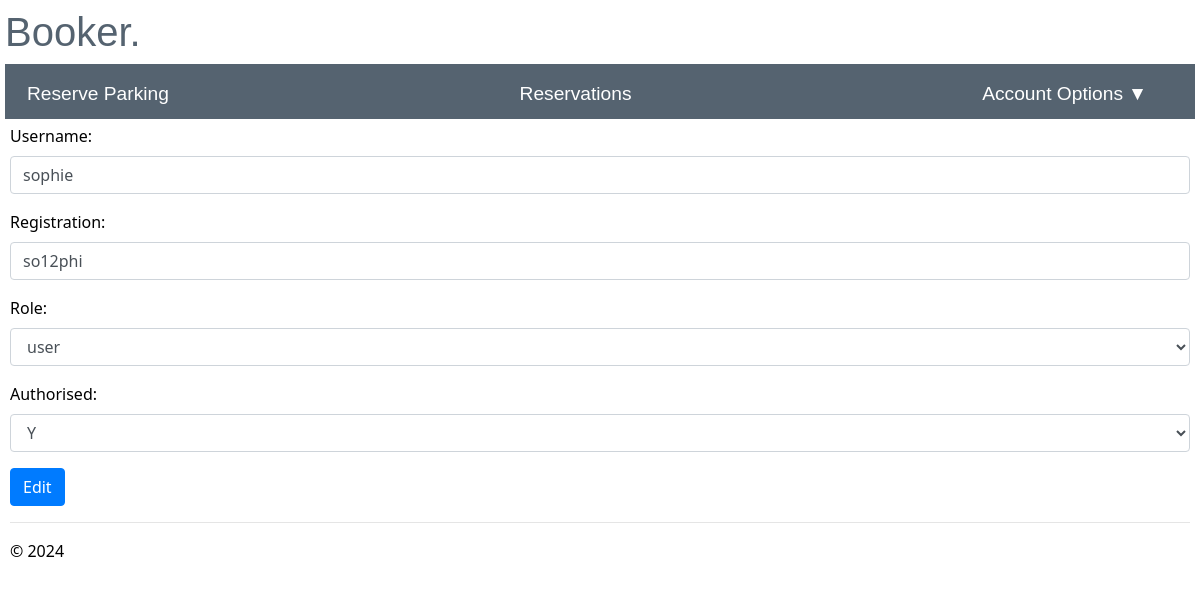
/edit_user/7 (signed in), run on an earlier commit of the app's database.
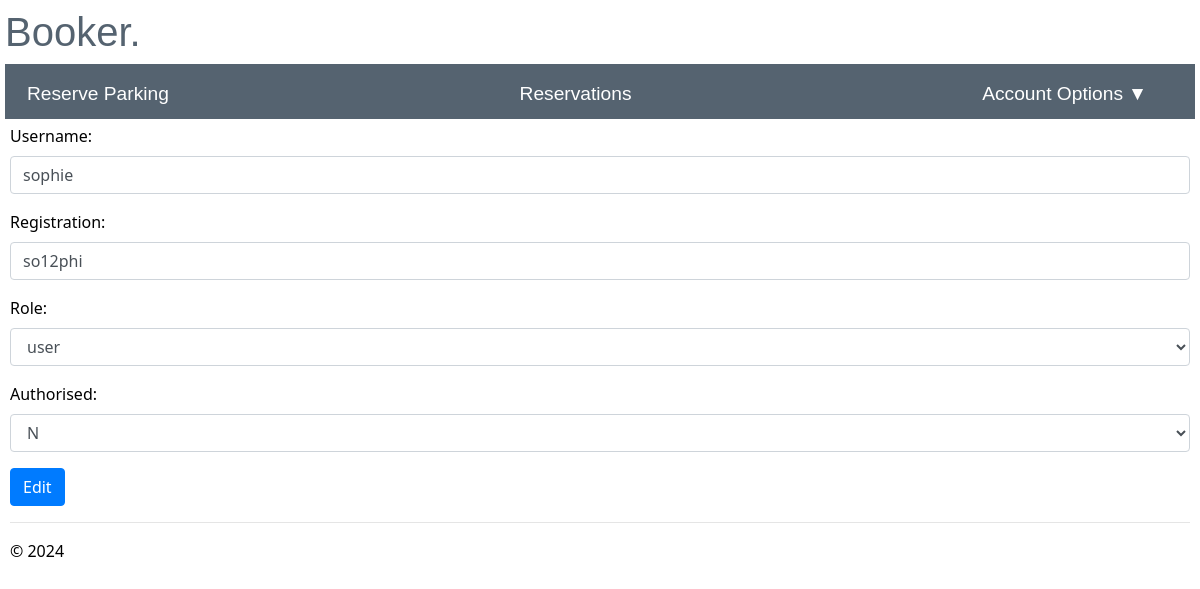
And on a later commit of the database.
### app/models/models.py (models this page shows)
class User(db.Model, UserMixin):
    id = db.Column(db.Integer, primary_key=True, nullable=False)
    username = db.Column(db.String(20), nullable=False, unique=True)
    registration = db.Column(db.String(9), nullable=False, unique=True)
    password = db.Column(db.String(30), nullable=False)
    role = db.Column(db.String(5), nullable=False, default='user')
    authorised =db.Column(db.String(1), nullable=False, default='N')
    failed_login_attempts = db.Column(db.Integer,nullable=False, default=0)
    reservation = db.relationship('reserve', backref='user')

### app/admin/routes.py (the view)
@bp.route("/edit_user/<int:id>", methods=['GET','POST'])
@login_required
def edit_user(id):
    admin = User.query.get_or_404(id)
    if current_user.role == 'admin':
        if request.method == "POST":
            current_app.logger.info('Username: %s accessed edit_user', current_user.username)
            admin.username = request.form['username']
            admin.registration = request.form['registration']
            admin.role = request.form['role']
            admin.authorised = request.form['authorised']
            try:
                db.session.commit()
                current_app.logger.info('Username: %s updated user account %s', current_user.username, admin.username)
                flash("User updated successfully")
                return redirect(url_for("admin.admin"))
            except:
                flash("User failed to update")
                current_app.logger.warning('Username: %s failed to update user account %s', current_user.username, admin.username)
                return render_template("edit_user.html", admin=admin)
        else:
            return render_template("edit_user.html", admin=admin)
    else:
        current_app.logger.critical('Username: %s accessed attempted to edit %s account', current_user.username, admin.username)
        return render_template("unauthorised.html")

### app/user/routes.py (called while the page is built)
@bp.before_app_request
def make_session_permanent():
    session.permanent = True
    current_app.permanent_session_lifetime = timedelta(seconds=30)

### app/admin/templates/edit_user.html (shortened to what this page needs)
{% extends "layout.html" %}
{% block content %}
<div class="edit_user">
    <form method='post' action='/edit_user/{{admin.id}}'>
            <label>Username:</label>
            <br>
                <input type='text' name='username' size="100" required class='form-control' value='{{admin.username}}'>
            <label>Registration:</label>
            <br>
                <input type='text' name='registration' size="100" required class='form-control' value='{{admin.registration}}'>
            <label>Role:</label>
            <br>
            <select name="role" id="role" class='form-control'>
                <option value = "{{admin.role}}">{{admin.role}}</option>
            </select>
            <label>Authorised:</label>
            <br>
            <select name="authorised" id="authorised" class='form-control'>
                <option value = "{{admin.authorised}}">{{admin.authorised}}</option>
            </select>
            <input type='submit' value='Edit' class='btn btn-primary'>
    </form>
{% endblock %}

What changed in the data, as far as the page shows it:
changed User "sophie": authorised "Y" → "N"
